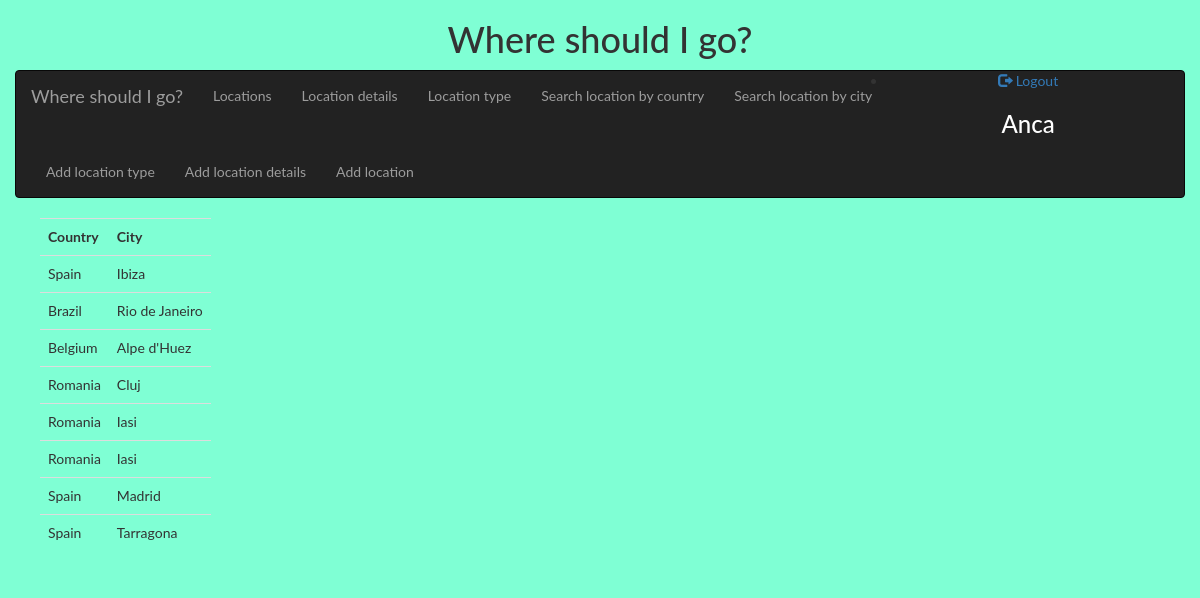
Page /location/ (signed in) on the committed database.
### tables this page shows
CREATE TABLE location(
			idLocation integer PRIMARY KEY,
			idLocationDetails integer NOT NULL,
			country text NOT NULL,
			city text NOT NULL,
			foreign key (idLocationDetails) references locationDetails (idLocationDetails)
			);

### main.py (the view)
@web_app.route('/location/', methods=['POST', 'GET'])
def location_page():
	username = ""
	if session.get('logged_in') == True:
		username = session['username']
	if request.method=='GET':
		allLocations = dbHandler.retrieveLocation()
		return render_template('location.html',allLocations = allLocations, username = username)
	else:
		return render_template('index.html')

### models.py (called while the page is built)
def retrieveLocation():
	con = sqlite3.connect("travelling.db")
	cur = con.cursor()
	cur.execute("SELECT country, city FROM location")
	locationDetails = cur.fetchall()
	con.close()
	return locationDetails

### templates/location.html (shortened to what this page needs)
<!DOCTYPE html>
<html>
<head>
  <link rel="stylesheet" href="https://maxcdn.bootstrapcdn.com/bootstrap/3.4.0/css/bootstrap.min.css">
  <link rel="stylesheet" type="text/css" href="../static/css/mystyle.css">
</head>
<body>
	<header>
		<div class="container-fluid">
			<center>
				<h1>Where should I go?</h1>
				<nav class="navbar navbar-inverse">
				  <div class="container-fluid">
					<div class="navbar-header">
					  <a class="navbar-brand" href="/">Where should I go?</a>
					</div>
					<ul class="nav navbar-nav">
					  <li><a href="/location">Locations</a></li>
					  <li><a href="/locationDetails">Location details</a></li>
					  <li><a href="/locationType">Location type</a></li>
					  <li><a href="/searchByCountry">Search location by country</a></li>
					  <li><a href="/searchByCity">Search location by city</a></li>
					</ul>
					<ul>
						{% if username %}
							<li><a href="/logout"><span class="glyphicon glyphicon-log-out"></span> Logout</a></li>
							<h3>{{ username }}</h3>
						{% else %}
							<li><a href="/signUp"><span class="glyphicon glyphicon-user"></span> Sign Up</a></li>
							<li><a href="/login"><span class="glyphicon glyphicon-log-in"></span> Login</a></li>
						{% endif %}
					</ul>
					<ul class="nav navbar-nav">
						{% if username %}
							<li><a href="/addLocationType">Add location type</a></li>
							<li><a href="/addLocationDetails">Add location details</a></li>
							<li><a href="/addLocation">Add location</a></li>
						{% endif %}
					</ul>
				  </div>
				</nav>
			</center>
		</div>
	</header>
	<main>
		<ul class="nav navbar-nav">
			<div class="tab-content">
				<div role="tabpanel" class="tab-pane fade in active" id="basics">
					<center>
						<ul>
							<div class="table-responsive">
								<table class="table">
									<tr>
										<th> Country</th>
										<th> City</th>
									</tr>
									{% for lt in allLocations %}
										<tr>
											<td>
												{{lt[0]}}
											</td>
											<td>
												{{lt[1]}}
											</td>
										</tr>
								   {% endfor %}
								</table>
							</div>
						</ul>
					</center>
				</div>
			</div>
		</ul>
	</main>
</body>
</html>

### static/css/mystyle.css (style rules this page uses)
body { background-color:#7FFFD4; font-family: "Lato", sans-serif; text-align: center; }
h3 { color: white; }

### rows in the picture
location: country "Spain", city "Ibiza"
location: country "Brazil", city "Rio de Janeiro"
location: country "Belgium", city "Alpe d'Huez"
location: country "Romania", city "Cluj"
location: country "Romania", city "Iasi"
location: country "Romania", city "Iasi"
location: country "Spain", city "Madrid"
location: country "Spain", city "Tarragona"

### other values in the picture
{{ username }} "Anca"
